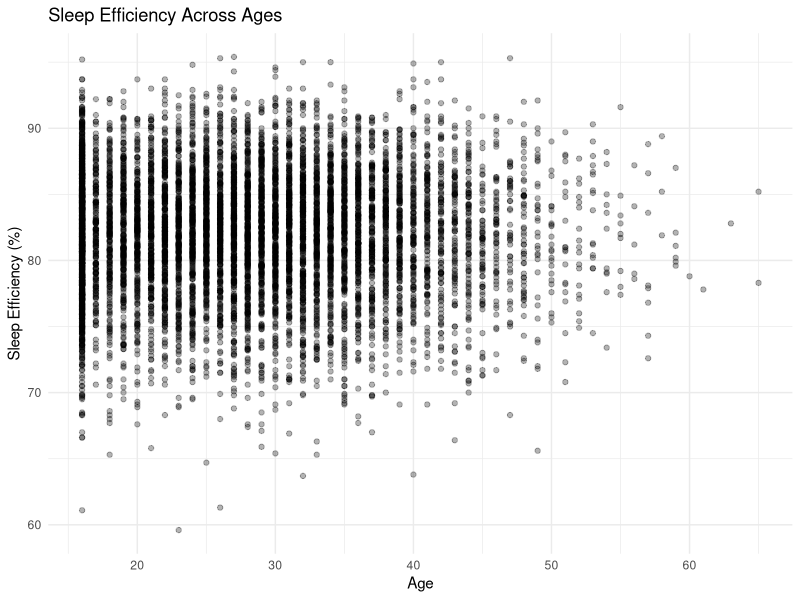
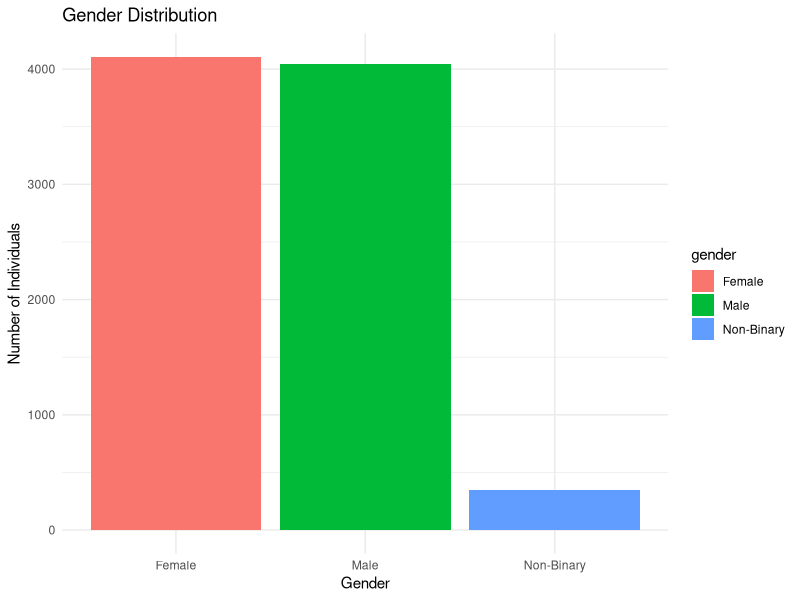
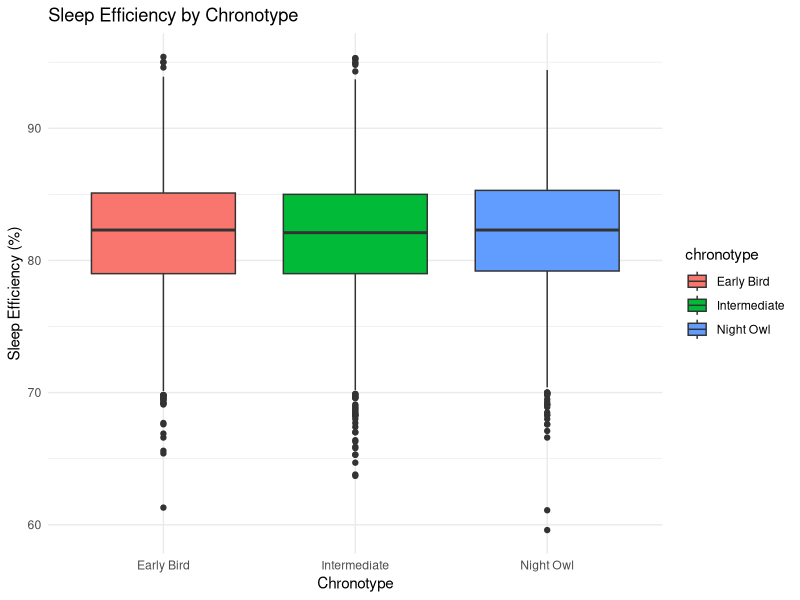
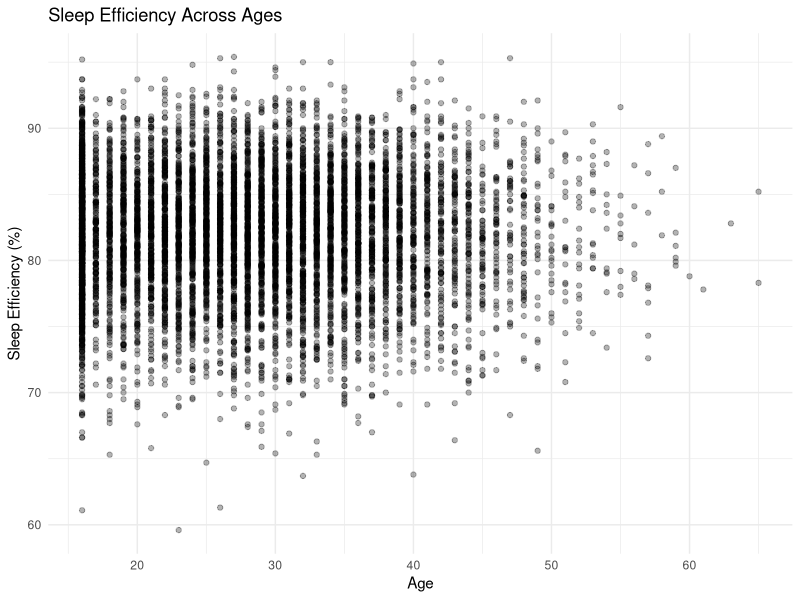
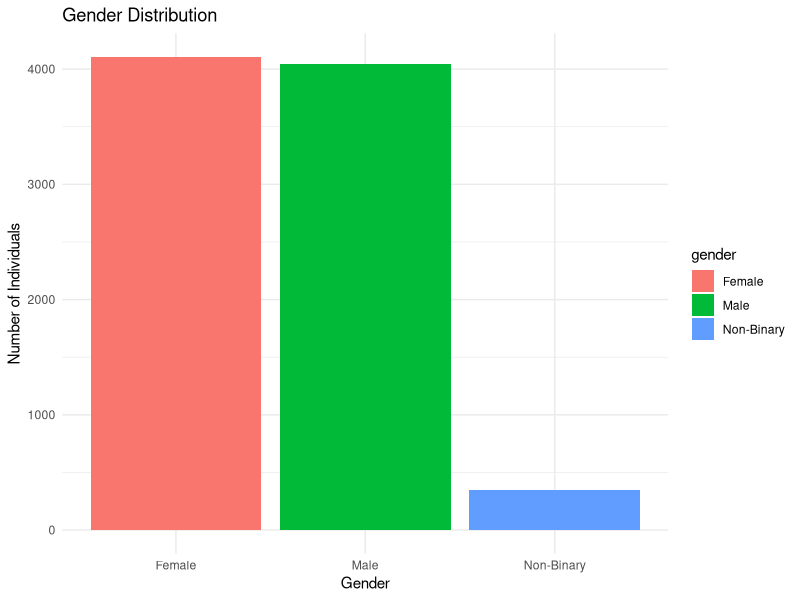
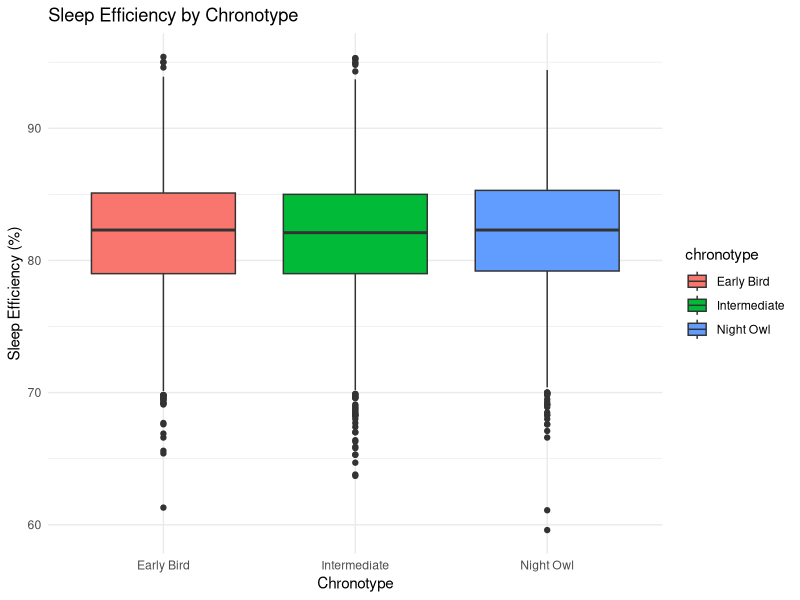

Reproduce these figures in R, in order.
#Exploring dataset
library(tidyverse)
library(ggplot2)
sleep_data <- read.csv("../Dataset/sleep_debt_screen_time.csv")
#Age vs Sleep efficiency
ggplot(sleep_data, aes(x = age, y = sleep_efficiency_pct)) +
  geom_point(alpha = 0.3) +
  labs(
    title = "Sleep Efficiency Across Ages",
    x = "Age",
    y = "Sleep Efficiency (%)"
  ) +
  theme_minimal()
ggsave("age_sleep_debt_dataset.png", width=8, height =6, dpi=300)
#Gender
ggplot(sleep_data, aes(x = gender, fill = gender)) +
  geom_bar() +
  labs(
    title = "Gender Distribution",
    x = "Gender",
    y = "Number of Individuals"
  ) +
  theme_minimal()
ggsave("gender_sleep_debt_dataset.png", width=8, height =6, dpi=300)

#Chronotype
ggplot(sleep_data, aes(x = chronotype,
                       y = sleep_efficiency_pct,
                       fill = chronotype)) +
  geom_boxplot() +
  labs(
    title = "Sleep Efficiency by Chronotype",
    x = "Chronotype",
    y = "Sleep Efficiency (%)"
  ) +
  theme_minimal()
ggsave("chronotype_sleep_debt_dataset.png", width=8, height =6, dpi=300)
